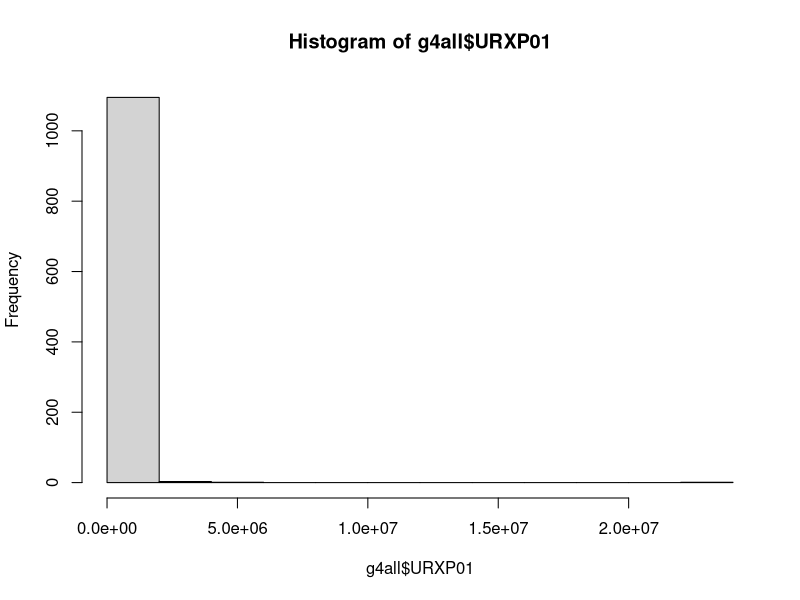
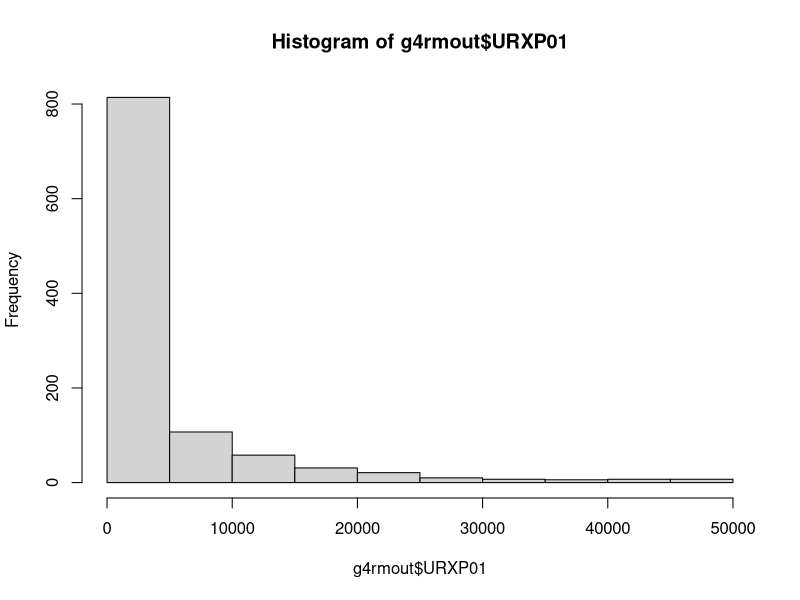
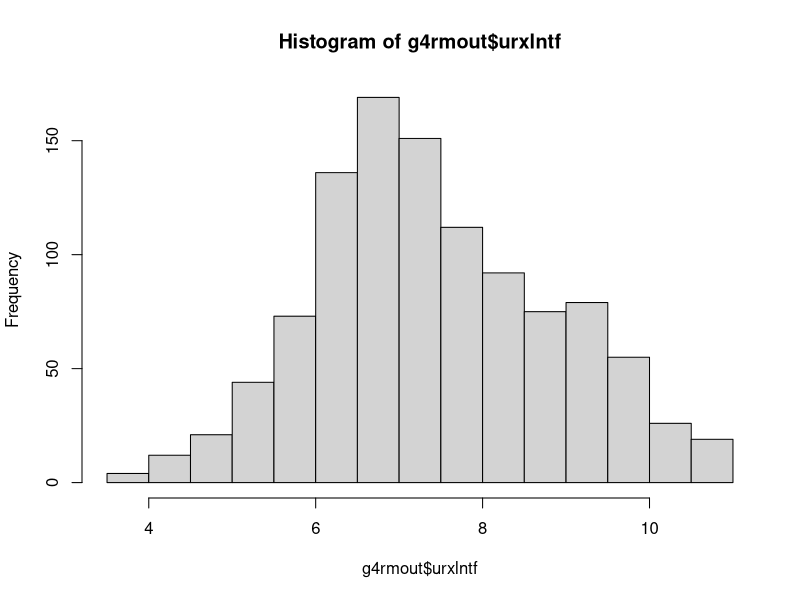
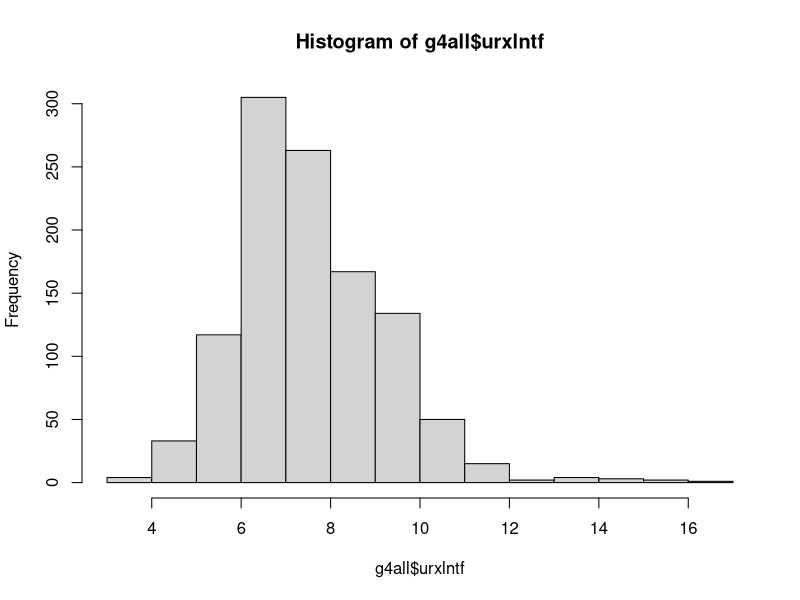
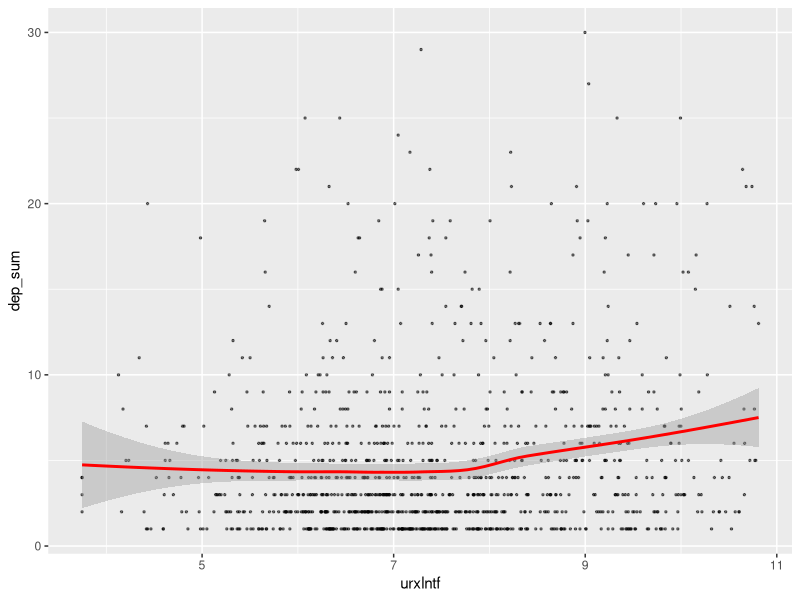
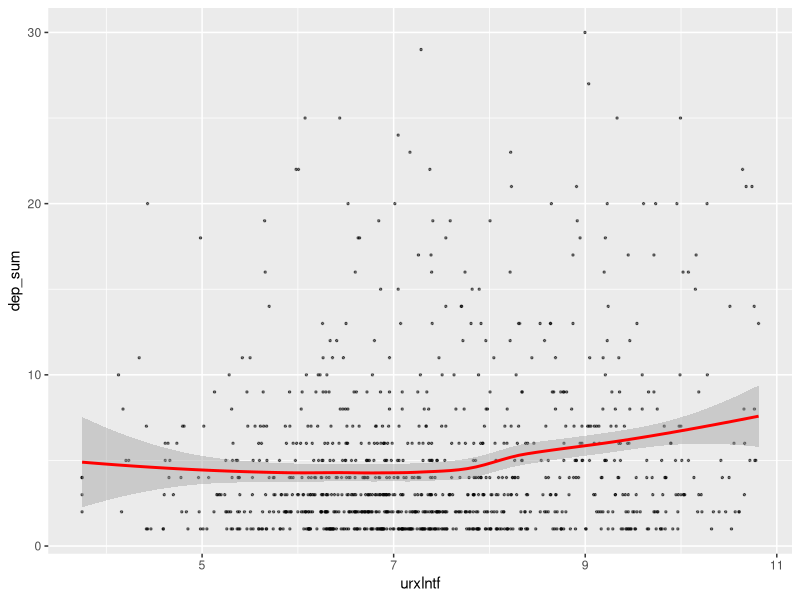

The R script that drew these images, in order:
library(tidyverse) # If you haven't installed previously, first use: install.packages("tidyverse")

conf2015 = read.csv("confounders2015.csv") # Create object for confounders
group4 = read.csv("group4.csv") # Create object for group 4 variables


# Create a new variable "dep_sum" that is the sum of DPQ010 to DPQ100
names(group4) # Check what the column numbers are for DPQ010 to DPQ100 - 17 through 26
group4$dep_sum = rowSums(group4[, c(17:26)]) # Create dep_sum variable
head(group4, n = 10) # Check that deep_sum is the sum of DPQ010 to DPQ100 by looking at 10 first rows

# Create a new object that only has the variables of interest (confounders haven't been added yet)
g4sm = dplyr::select(group4,"SEQN", "URXP01", "dep_sum") # Limit your variables to those used for exposure and outcome
head(g4sm, n = 20) # Look at the first 20 rows of your object
g4sm = na.omit(g4sm) # Eliminate observations that have NA values
head(g4sm, n = 20) # Check the first 20 rows again

# Merge your dataset with the confounders dataset
g4all = merge(g4sm, conf2015, by="SEQN") # This will only merge the observations that have matching SEQN
head(g4all, n = 20) # Look at first 20 observations - note that some of the confounders have NA, but we won't worry about that
write_csv(g4all, "g4all.csv") # Write a csv file that has all your variables and confounders

#Looking more closely at your data
summary(g4all) # Look at summary statistics.
# As we saw during office hours, URXP01 has some extreme outliers. You can see that the median is 1 495 but the mean is 44 276
# This suggests there are extreme outliers - even the 3rd quartile is far below the the mean (5 427).
# We will look at this variable more carefully.

hist(g4all$URXP01) # First we can look at a histogram which is not very informative
quantile(g4all$URXP01, probs = seq(0, 1, 0.1), na.rm = TRUE) # We can observe that the distribution is fairly normal (up to 90th %)
# Let's look at the distribution between the 90 -100th percentile more closely
quantile(g4all$URXP01, probs = seq(0.9, 1, 0.01), na.rm = TRUE)
# Even up to the 97th percentile the growth is gradual, and then it skyrockets after the 99th percentile

largep01 <- dplyr::filter(g4all, g4all$URXP01 > 50000) # Create an object with only these large observations
summary(largep01) # There are only 32 observations > 50 000 (out of 1 100), so in this first analysis we'll remove them.
# By doing this, we're still including > 97% of all observations (as we saw previously with quantiles).

# Remove outliers where URXP01 > 50 000
g4rmout <- dplyr::filter(g4all, g4all$URXP01 < 50000)
summary(g4rmout)
hist(g4rmout$URXP01) # First, let's see how the variable data are now distributed
# The data are still very skewed to the right - we can log transform the data to correct it
g4rmout$urxlntf <- log(g4rmout$URXP01)
summary(g4rmout)
hist(g4rmout$urxlntf) # Now the data look normally distributed

# Just in case, let's see what the distribution looks like without removing the extreme outliers
g4all$urxlntf <- log(g4all$URXP01)
hist(g4all$urxlntf) # The distribution looks less normal, and so we'll analyze the data with extreme outliers removed

# Let's do a linear regression with just the exposure and outcome
glm.g4 = glm(dep_sum ~ urxlntf, data = g4rmout)

# Now let's plot it
ggplot(data = glm.g4, mapping = aes(x = urxlntf, y = dep_sum)) +
  geom_point(size = 0.5, alpha = 0.5) +
  geom_smooth(method = "loess", color = "red")

# It doesn't look great, and there isn't an obvious pattern. We can try and add confounders to see if it makes a difference.
glm.g4conf = glm(dep_sum ~ urxlntf + RIDAGEYR + RIAGENDR + RIDRETH3 + INDHHIN2 + INDFMPIR, data = g4rmout)

ggplot(data = glm.g4conf, mapping = aes(x = urxlntf, y = dep_sum)) +
  geom_point(size = 0.5, alpha = 0.5) +
  geom_smooth(method = "loess", color = "red")

# Not really much better, but we can talk about this data in class. "dep_sum" can be made into a bivariate outcome perhaps.
# Hope this helps!
